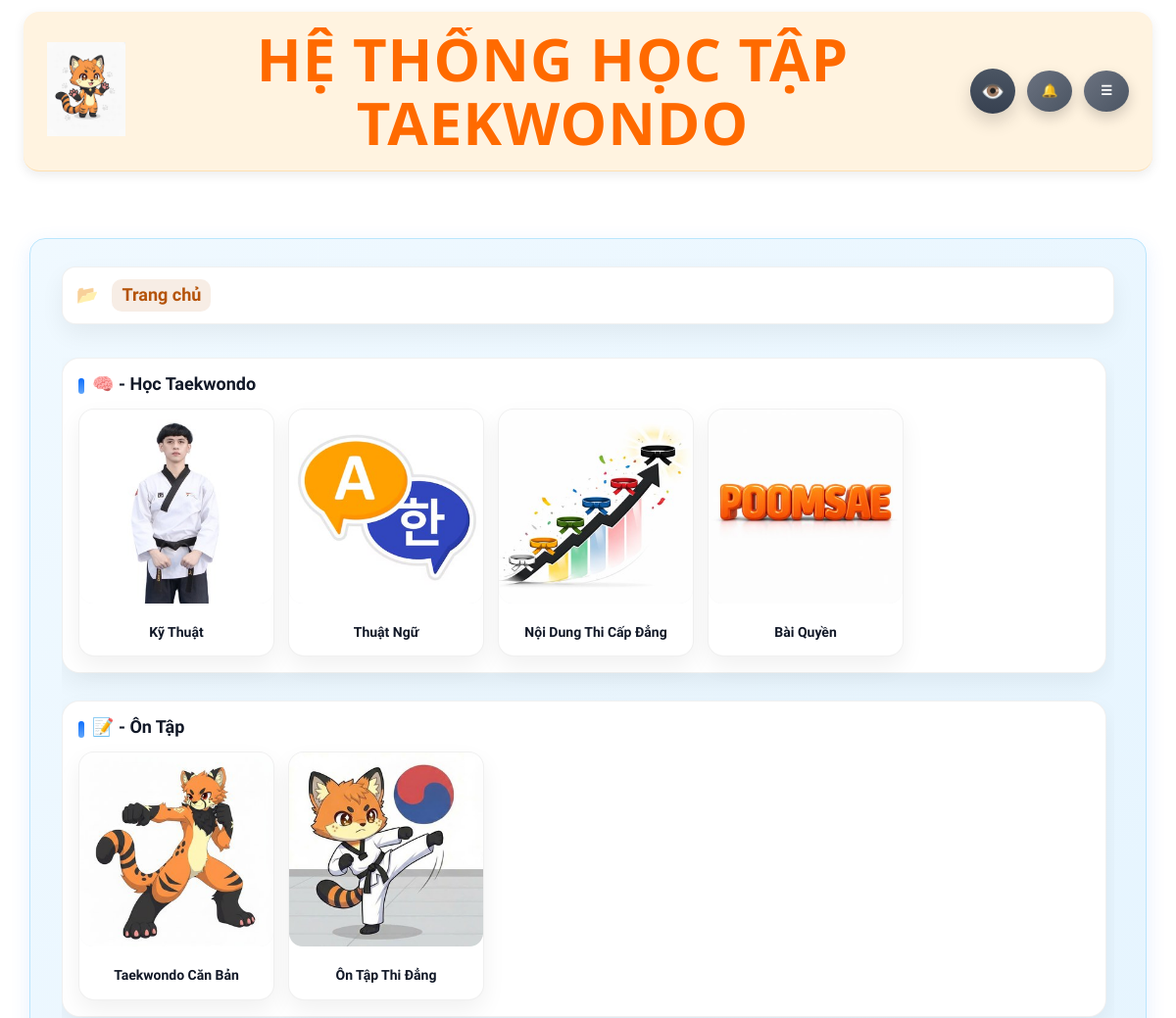
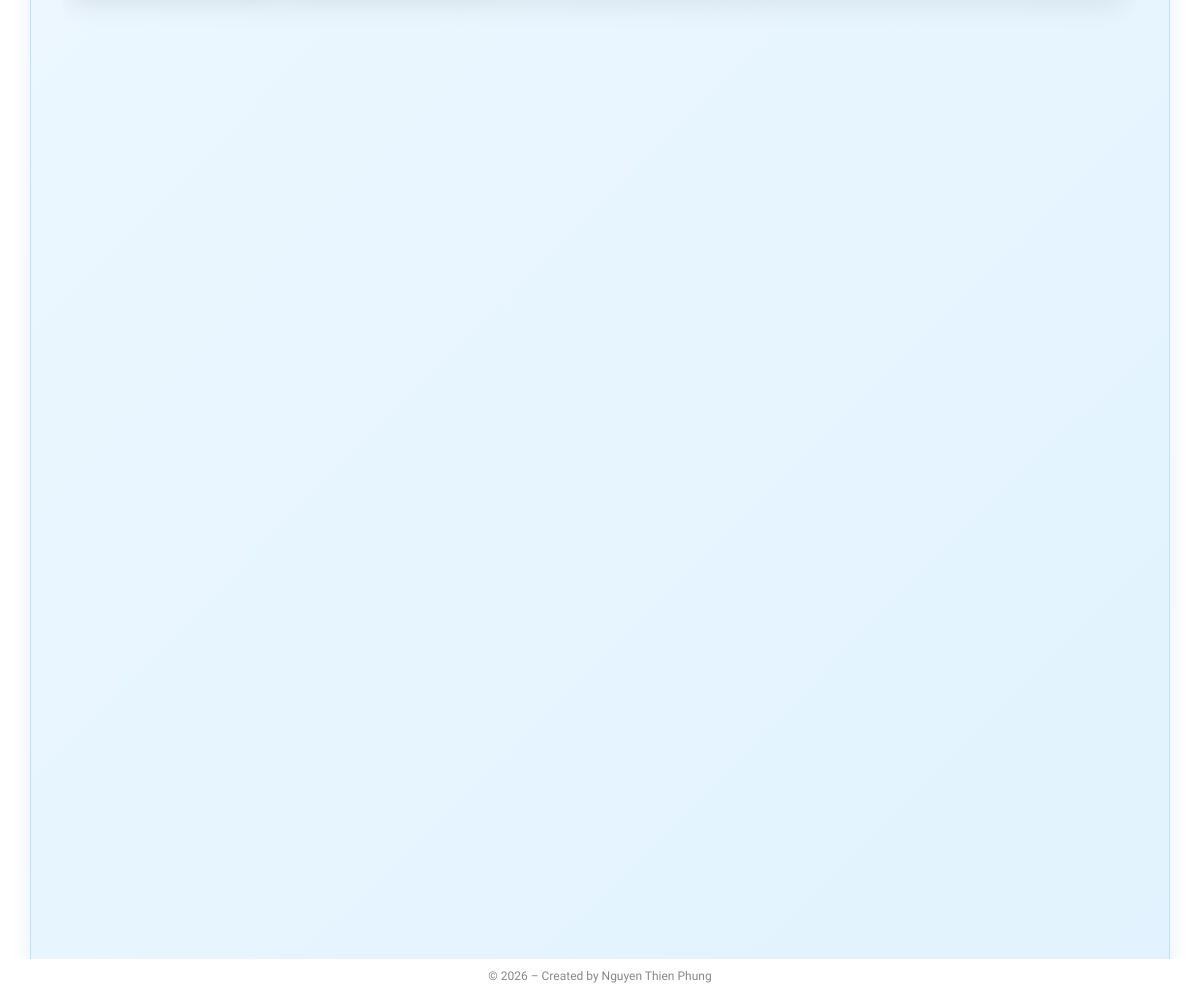
/Page (signed in), run on the app's committed database (2 pictures, top to bottom).
### Hệ thống ôn tập Taekwondo-DB.py (models this page shows)
class EduFolder(db.Model):
    __tablename__ = "edu_folders"
    id = db.Column(db.Integer, primary_key=True)
    name = db.Column(db.String(255), nullable=False)
    image = db.Column(db.String(255))
    level = db.Column(db.Integer, nullable=False)  # 1 / 2 / 3
    parent_id = db.Column(db.Integer, db.ForeignKey("edu_folders.id"))
    parent = db.relationship(
        "EduFolder",
        remote_side=[id],
        backref="children"
    )
    order = db.Column(db.Integer, default=0)
    created_at = db.Column(SafeDateTime, default=now_vn)
    is_active = db.Column(db.Integer, default=1)  # 🔥 PHẢI CÓ

class Folder(db.Model):
    id = db.Column(db.Integer, primary_key=True)
    name = db.Column(db.String(200), nullable=False)
    level = db.Column(db.Integer, nullable=False, default=1)
    parent_id = db.Column(db.Integer, db.ForeignKey("folder.id"), nullable=True)
    parent = db.relationship(
        "Folder",
        remote_side=[id],
        backref=db.backref("children", lazy=True)
    )
    member_plans = db.Column(db.String(100), default="FREE,BASIC,PRO,VIP")
    order_index = db.Column(db.Integer, nullable=False)
    image = db.Column(db.String(255))
    is_active_practice = db.Column(db.Integer, default=1)  # ✅ BẬT / TẮT

### Hệ thống ôn tập Taekwondo-DB.py (the view)
@app.route("/Page")
@login_required
def page_root():
    edu_folders = (
        EduFolder.query
        .filter(
            EduFolder.level == 1,
            EduFolder.is_active == 1
        )
        .order_by(EduFolder.order.asc(), EduFolder.id.asc())
        .all()
    )
    all_folder1 = (
        Folder.query
        .filter_by(level=1)
        .order_by(Folder.order_index)
        .all()
    )
    folder1_list = [
        f1 for f1 in all_folder1
        if has_accessible_folder3_under_folder1(f1.id)
    ]
    items = [{
        "name": f.name,
        "image": url_for("static", filename=f.image) if f.image else None,
        "url": url_for("page_level1", slug1=slugify(f.name))
    } for f in folder1_list]
    return render_template(
        "folder_list.html",
        page_title="Trang chủ",
        edu_folders=edu_folders,
        lessons=[],
        items=items,
        breadcrumbs=[{"name": "Trang chủ", "url": None}],
        mode="home"
    )

### Hệ thống ôn tập Taekwondo-DB.py (called while the page is built, shortened)
def now_vn():
    return datetime.now(VN_TZ)

def slugify(text):
    text = text.replace("đ", "d").replace("Đ", "D")
    text = unicodedata.normalize("NFKD", text)
    text = text.encode("ascii", "ignore").decode("ascii")
    text = re.sub(r"[^a-zA-Z0-9]+", "_", text)
    return text.strip("_").lower()

def has_accessible_folder3_under_folder2(folder2_id):
    folder3_list = (
        Folder.query
        .filter_by(level=3, parent_id=folder2_id)
        .order_by(Folder.order_index)
        .all()
    )
    return any(can_access_plans(f3.member_plans) for f3 in folder3_list)

def has_accessible_folder3_under_folder1(folder1_id):
    folder2_list = (
        Folder.query
        .filter_by(level=2, parent_id=folder1_id)
        .order_by(Folder.order_index)
        .all()
    )
    return any(has_accessible_folder3_under_folder2(f2.id) for f2 in folder2_list)

@app.before_request
def force_change_password():
    if not current_user.is_authenticated:
        return
    allowed = [
        "account",
        "account_change_password",
        "logout",
        "static"
    ]
    if current_user.must_change_password:
        if request.endpoint not in allowed:
            return redirect(url_for("account"))

@app.context_processor
def inject_year():
    return {"current_year": datetime.now().year}

@app.context_processor
def inject_header_notifications():
    items = []
    unread_count = 0
    try:
        if current_user.is_authenticated:
            cleanup_old_notifications(30)
            if current_user.role == "admin":
                all_admin_items = (
                    Notification.query
                    .filter_by(role="admin")
                    .order_by(Notification.created_at.desc(), Notification.id.desc())
                    .all()
                )
                sorted_items = sorted(all_admin_items, key=admin_notification_priority)
                items = sorted_items[:10]
                unread_count = sum(1 for x in all_admin_items if not x.is_read)
    except Exception as e:
        print("[inject_header_notifications] ERROR:", e)
    return dict(
        header_notifications=items,
        header_notification_unread=unread_count
    )

@login_manager.user_loader
def load_user(user_id):
    return db.session.get(User, int(user_id))

def parse_member_plans(raw: str):
    return [x.strip().upper() for x in (raw or "").split(",") if x.strip()]

def get_active_bank_setting():
    return PaymentBankSetting.query.filter_by(is_active=True).first()

### templates/folder_list.html (shortened to what this page needs)
{% extends "base.html" %}
{% block body_class %}page-sets{% endblock %}
{% block page_css %}
  <link rel="stylesheet" href="{{ url_for('static', filename='css/folder_list.css', v=20260228) }}">
{% endblock %}
{% block content %}
<div class="sets-wrap">
  <div class="sets-inner">
    <nav class="breadcrumb breadcrumb-box" aria-label="Breadcrumb">
      {% for b in breadcrumbs %}
        {% if b.url %}
          <a href="{{ b.url }}">{{ b.name }}</a>
        {% else %}
          <span class="current">{{ b.name }}</span>
        {% endif %}
      {% endfor %}
    </nav>
    <div class="sets-scroll">
      {% if mode in ["home", "edu"] %}
      <section class="topic-section">
        <div class="topic-title">🧠 - Học Taekwondo</div>
        {% if lessons and lessons|length > 0 %}
          <div class="lesson-grid">
            {% for l in lessons %}
              <a class="ui-card card-btn lesson-card" href="/lesson/{{ l.slug }}">
                <div class="folder-thumb">
                  {% if l.image %}
                    {% if l.image.startswith('http://') or l.image.startswith('https://') %}
                      <img src="{{ l.image }}" alt="{{ l.title }}">
                    {% else %}
                      <img src="{{ url_for('static', filename=l.image) }}" alt="{{ l.title }}">
                    {% endif %}
                  {% else %}
                    <div class="img-placeholder">📘</div>
                  {% endif %}
                </div>
                <div class="card-title">{{ l.title }}</div>
              </a>
            {% endfor %}
          </div>
        {% elif edu_folders and edu_folders|length > 0 %}
          <div class="folder-grid">
            {% for folder in edu_folders %}
              <a class="ui-card card-btn folder-card" href="{{ url_for('sets', edu_id=folder.id) }}">
                <div class="folder-thumb">
                  {% if folder.image %}
                    {% if folder.image.startswith('http://') or folder.image.startswith('https://') %}
                      <img src="{{ folder.image }}" alt="{{ folder.name }}">
                    {% else %}
                      <img src="{{ url_for('static', filename=folder.image) }}" alt="{{ folder.name }}">
                    {% endif %}
                  {% else %}
                    <div class="img-placeholder">📁</div>
                  {% endif %}
                </div>
                <div class="card-title">{{ folder.name }}</div>
              </a>
            {% endfor %}
          </div>
        {% else %}
          <div class="sets-empty">Chủ đề này chưa có bài học.</div>
        {% endif %}
      </section>
      {% endif %}
      {% if mode in ["home", "practice"] %}
        <section class="topic-section">
          <div class="topic-title">📝 - Ôn Tập</div>
          <div class="folder-grid">
            {% for item in items %}
              {% if item.folder3_id %}
                <a class="ui-card card-btn folder-card js-open-replay"
                   href="#"
                   data-folder3-id="{{ item.folder3_id }}"
                   data-folder3-name="{{ item.name|e }}">
                  <div class="folder-thumb">
                    {% if item.image %}
                      <img src="{{ item.image }}" alt="{{ item.name }}">
                    {% else %}
                      <div class="img-placeholder">📂</div>
                    {% endif %}
                  </div>
                  <div class="card-title">{{ item.name }}</div>
                </a>
              {% else %}
                <a class="ui-card card-btn folder-card" href="{{ item.url }}">
                  <div class="folder-thumb">
                    {% if item.image %}
                      <img src="{{ item.image }}" alt="{{ item.name }}">
                    {% else %}
                      <div class="img-placeholder">📂</div>
                    {% endif %}
                  </div>
                  <div class="card-title">{{ item.name }}</div>
                </a>
              {% endif %}
            {% endfor %}
          </div>
        </section>
      {% endif %}
    </div>
  </div>
</div>
{% endblock %}

### templates/base.html (shortened to what this page needs)
<!doctype html>
<html lang="vi">
<head>
  <link rel="stylesheet" href="{{ url_for('static', filename='css/base.css') }}">
  <link rel="stylesheet" href="{{ url_for('static', filename='css/layout.css') }}">
  <link rel="stylesheet" href="{{ url_for('static', filename='css/login.css') }}">
  <link rel="stylesheet" href="{{ url_for('static', filename='css/edu.css') }}">
  <link rel="stylesheet" href="{{ url_for('static', filename='css/ui.css') }}">
  <link rel="stylesheet" href="{{ url_for('static', filename='css/lesson.css') }}?v=20260227_4">
  <link rel="stylesheet" href="{{ url_for('static', filename='css/sets.css') }}">
  <link rel="stylesheet" href="{{ url_for('static', filename='css/effects.css') }}">
  <link rel="stylesheet" href="{{ url_for('static', filename='css/quiz.css') }}">
  <link rel="stylesheet" href="{{ url_for('static', filename='css/result.css') }}">
  <link rel="stylesheet" href="{{ url_for('static', filename='css/modal.css') }}">
  <link rel="stylesheet" href="{{ url_for('static', filename='css/mobile.css', v=APP_VERSION) }}">
  {% block page_css %}{% endblock %}
</head>
<body class="some-existing-class {% block body_class %}{% endblock %}">
  {% set PAGE_CLASS = (self.body_class()|trim) %}
  <div class="layout-app">
    {% if PAGE_CLASS != "login-page" %}
    <div class="layout-container-full layout-header-wrapper">
      <header class="layout-header-main">
        <div class="layout-header-logo">
          <a href="{{ url_for('main') }}">
            <img src="{{ url_for('static', filename='logo.jpg') }}" alt="Logo">
          </a>
        </div>
        <div class="layout-header-title">
          HỆ THỐNG HỌC TẬP TAEKWONDO
        </div>
        <div class="layout-header-actions">
          {% if current_user.is_authenticated and current_user.role == "admin" %}
          <div class="admin-preview-wrap" id="adminPreviewWrap">
            <button type="button"
                    class="header-icon-btn admin-preview-btn {% if is_admin_preview %}is-active{% endif %}"
                    id="adminPreviewBtn"
                    title="Xem thử quyền user"
                    aria-haspopup="true"
                    aria-expanded="false">
              👁️
            </button>
          </div>
          {% endif %}
          {% if current_user.is_authenticated %}
          <button class="ui-icon-btn ui-icon-btn--gray header-noti-btn"
                  id="notificationBtn"
                  aria-label="Mở thông báo"
                  title="Thông báo">
            🔔
          </button>
          {% endif %}
          <button class="ui-icon-btn ui-icon-btn--gray header-menu-btn"
                  id="hamburgerBtn"
                  aria-label="Mở menu"
                  title="Bộ điều khiển">☰</button>
        </div>
      </header>
    </div>
    {% endif %}
    <main class="layout-content">
      {% block content %}{% endblock %}
    </main>
    {% if PAGE_CLASS != "login-page" and current_user.is_authenticated %}
      <footer class="layout-footer">
        © {{ current_year }} – Created by Nguyen Thien Phung
      </footer>
    {% endif %}
  </div>
</body>
</html>

### static/css/base.css (style rules this page uses)
* { box-sizing: border-box; font-family: Arial, Helvetica, sans-serif; }
html, body { margin:0; padding:0; height:100%; overflow:auto; }
body { min-height: 100vh; font-family: "Segoe UI", sans-serif; color: #222; background: none; }
a { text-decoration: none; color: #2563eb; }
:root { --font-main: "Be Vietnam Pro", system-ui, -apple-system, "Segoe UI", Roboto, "Helvetica Neue", Arial, "Noto Sans", "Liberation Sans", sans-serif; }
html, body { font-family: var(--font-main) !important; text-rendering: geometricPrecision; -webkit-font-smoothing: antialiased; -moz-osx-font-smoothing: grayscale; }
*, *::before, *::after { font-family: inherit; }
button, input, select, textarea { font-family: inherit !important; }
small, label, a, p, span, li { font-family: inherit !important; }

### static/css/layout.css (style rules this page uses)
.layout-container-full { width: 100%; padding: 12px 24px; }
.layout-header-main { display: flex; align-items: center; gap: 16px; background: #fff3e0; border-bottom: 1px solid #FFE0B2; border-radius: 16px; padding: 16px 24px; box-shadow: 0 4px 12px rgba(0,0,0,.08); position: sticky; top: 0; z-index: 5000; overflow: visible; }
.layout-header-logo img { height: 96px; cursor: pointer; }
.layout-header-title { flex: 1 1 auto; min-width: 0; text-align: center; font-family: "Segoe UI", "Inter", "Roboto", system-ui, sans-serif; font-size: clamp(28px, 5vw, 60px); font-weight: 700; color: #ff6a00; letter-spacing: 1px; text-transform: uppercase; white-space: normal; line-height: 1.08; word-break: normal; overflow-wrap: break-word; display: -webkit-box; -webkit-line-clamp: 2; -webkit-box-orient: vertical; overflow: hidden; max-width: 100%; margin: 0 auto; }
.layout-header-actions { position: relative; display: flex; align-items: center; justify-content: flex-end; gap: 12px; flex-shrink: 0; }
.header-noti-btn, .header-menu-btn { position: relative; z-index: 20; flex: 0 0 auto; }
.header-noti-btn { order: 1; }
.header-menu-btn { order: 2; }
.ui-icon-btn { display: inline-flex; align-items: center; justify-content: center; min-width: 46px; height: 46px; padding: 0; }
.layout-app { height: 100vh; display: flex; flex-direction: column; }
.layout-content { width: 100%; max-width: none; margin: 0; padding: 12px 0 0; position: relative; z-index: auto; padding: 10px 12px; flex: 1; overflow-y: auto; }
.layout-footer { flex-shrink: 0; text-align: center; font-size: 12px; color: #888; padding: 10px 0 14px; background: #fff; }
.layout-header-main { display: grid; grid-template-columns: 90px 1fr auto; align-items: center; column-gap: 18px; }
.layout-header-title { min-width: 0; text-align: center; }
.layout-header-actions { min-width: 120px; }
.layout-header-actions { position: relative; display: flex; align-items: center; justify-content: flex-end; gap: 12px; min-width: 120px; flex-shrink: 0; }
.header-noti-btn, .header-menu-btn { position: relative !important; top: auto !important; right: auto !important; transform: none !important; display: inline-flex; align-items: center; justify-content: center; width: 46px; height: 46px; min-width: 46px; padding: 0; margin: 0; flex: 0 0 46px; z-index: 20; }
.header-noti-btn, .header-menu-btn, .ui-icon-btn { line-height: 1; vertical-align: middle; }
.ui-icon-btn { display: inline-flex; align-items: center; justify-content: center; width: 46px; height: 46px; min-width: 46px; border-radius: 999px; padding: 0; }
.admin-preview-wrap { position: relative; display: inline-flex; align-items: center; }
.admin-preview-btn { width: 46px; height: 46px; border: none; border-radius: 50%; cursor: pointer; background: linear-gradient(180deg, #4b5563, #374151); color: #fff; font-size: 20px; box-shadow: 0 8px 18px rgba(0,0,0,.16); display: inline-flex; align-items: center; justify-content: center; transition: transform .18s ease, box-shadow .18s ease; }

### static/css/result.css (style rules this page uses)
:root { --rs-text: #111827; --rs-muted:#6b7280; --rs-red:#e53935; --rs-orange:#ea580c; --rs-border:#e5e7eb; --rs-card:#ffffff; --rs-soft-blue:#f7fbff; --rs-soft-blue-bd:#e3eef8; --rs-shadow: 0 20px 50px rgba(0,0,0,.18); }

### static/css/mobile.css (style rules this page uses)
:root { --m-gap: 12px; --m-gap-sm: 10px; --m-radius: 14px; --m-radius-lg: 18px; --m-font-xs: 12px; --m-font-sm: 13px; --m-font-md: 14px; --m-font-lg: 16px; --m-font-xl: 18px; --m-font-2xl: 22px; --m-header-h: 74px; --m-btn-h: 44px; --m-input-h: 44px; }
html { -webkit-text-size-adjust: 100%; }
img, video, iframe, canvas { max-width: 100%; height: auto; }

### data on the page
EduFolder: image (picture), name "Kỹ Thuật"
EduFolder: image (picture), name "Thuật Ngữ"
EduFolder: image (picture), name "Nội Dung Thi Cấp Đẳng"
EduFolder: image (picture), name "Bài Quyền"
Folder: shows a picture, name "Taekwondo Căn Bản"
Folder: shows a picture, name "Ôn Tập Thi Đẳng"

### other printed values
{{ b.name }} "Trang chủ"
